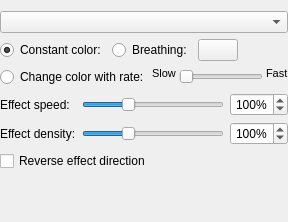
          <widget class="QWidget" name="page_2">
           <layout class="QVBoxLayout" name="verticalLayout">
            <property name="leftMargin">
             <number>0</number>
            </property>
            <property name="rightMargin">
             <number>0</number>
            </property>
            <item>
             <widget class="QComboBox" name="comboBox_MoodLampLamp">
             <property name="toolTip">
              <string>Lamp effects only apply in Liquid color mode - Constant color always uses Static so the output truly stops changing.</string>
             </property>
            </widget>
            </item>
            <item>
             <layout class="QHBoxLayout" name="horizontalLayout_2">
              <item>
               <widget class="QRadioButton" name="radioButton_ConstantColorMoodLampMode">
                <property name="text">
                 <string>Constant color:</string>
                </property>
                <property name="checkable">
                 <bool>true</bool>
                </property>
                <property name="checked">
                 <bool>true</bool>
                </property>
               </widget>
              </item>
              <item>
               <widget class="QRadioButton" name="radioButton_BreathingColorMoodLampMode">
                <property name="text">
                 <string>Breathing:</string>
                </property>
                <property name="toolTip">
                 <string>Same fixed color as Constant, with a smooth brightness pulse.</string>
                </property>
                <property name="checkable">
                 <bool>true</bool>
                </property>
               </widget>
              </item>
              <item>
               <widget class="ColorButton" name="pushButton_SelectColorMoodLamp">
                <property name="text">
                 <string/>
                </property>
                <property name="flat">
                 <bool>false</bool>
                </property>
               </widget>
              </item>
              <item>
               <spacer name="horizontalSpacer_8">
                <property name="orientation">
                 <enum>Qt::Horizontal</enum>
                </property>
                <property name="sizeHint" stdset="0">
                 <size>
                  <width>40</width>
                  <height>20</height>
                 </size>
                </property>
               </spacer>
              </item>
             </layout>
            </item>
            <item>
             <layout class="QHBoxLayout" name="horizontalLayout_7">
              <property name="spacing">
               <number>3</number>
              </property>
              <item>
               <widget class="QRadioButton" name="radioButton_LiquidColorMoodLampMode">
                <property name="text">
                 <string>Change color with rate:</string>
                </property>
               </widget>
              </item>
              <item>
               <widget class="QLabel" name="label_slowMoodLampSpeed">
                <property name="font">
                 <font>
                  <pointsize>8</pointsize>
                 </font>
                </property>
                <property name="styleSheet">
                 <string notr="true">margin-bottom:0.4em; margin-left:0.5em</string>
                </property>
                <property name="text">
                 <string>Slow</string>
                </property>
                <property name="alignment">
                 <set>Qt::AlignLeading|Qt::AlignLeft|Qt::AlignTop</set>
                </property>
               </widget>
              </item>
              <item>
               <widget class="QSlider" name="horizontalSlider_MoodLampSpeed">
                <property name="enabled">
                 <bool>false</bool>
                </property>
                <property name="minimum">
                 <number>1</number>
                </property>
                <property name="maximum">
                 <number>100</number>
                </property>
                <property name="orientation">
                 <enum>Qt::Horizontal</enum>
                </property>
               </widget>
              </item>
              <item>
               <widget class="QLabel" name="label_fastMoodLampSpeed">
                <property name="font">
                 <font>
                  <pointsize>8</pointsize>
                 </font>
                </property>
                <property name="styleSheet">
                 <string notr="true">margin-bottom:0.4em;</string>
                </property>
                <property name="text">
                 <string>Fast</string>
                </property>
                <property name="alignment">
                 <set>Qt::AlignLeading|Qt::AlignLeft|Qt::AlignTop</set>
                </property>
               </widget>
              </item>
             </layout>
            </item>
            <item>
             <layout class="QGridLayout" name="gridLayout_MoodLampEffectParams">
              <item row="0" column="0">
               <widget class="QLabel" name="label_MoodLampEffectSpeed">
                <property name="visible">
                 <bool>false</bool>
                </property>
                <property name="toolTip">
                 <string>100% = the effect's normal speed. Only affects the currently selected effect (Rainbow/Comet/Theater Chase/Twinkle).</string>
                </property>
                <property name="text">
                 <string>Effect speed:</string>
                </property>
               </widget>
              </item>
              <item row="0" column="1">
               <widget class="QSlider" name="horizontalSlider_MoodLampEffectSpeed">
                <property name="visible">
                 <bool>false</bool>
                </property>
                <property name="minimum">
                 <number>10</number>
                </property>
                <property name="maximum">
                 <number>300</number>
                </property>
                <property name="value">
                 <number>100</number>
                </property>
                <property name="orientation">
                 <enum>Qt::Horizontal</enum>
                </property>
               </widget>
              </item>
              <item row="0" column="2">
               <widget class="QSpinBox" name="spinBox_MoodLampEffectSpeed">
                <property name="visible">
                 <bool>false</bool>
                </property>
                <property name="alignment">
                 <set>Qt::AlignRight|Qt::AlignTrailing|Qt::AlignVCenter</set>
                </property>
                <property name="suffix">
                 <string notr="true">%</string>
                </property>
                <property name="minimum">
                 <number>10</number>
                </property>
                <property name="maximum">
                 <number>300</number>
                </property>
                <property name="value">
                 <number>100</number>
                </property>
               </widget>
              </item>
              <item row="1" column="0">
               <widget class="QLabel" name="label_MoodLampEffectDensity">
                <property name="visible">
                 <bool>false</bool>
                </property>
                <property name="toolTip">
                 <string>Only shown for Twinkle: 100% = normal amount of simultaneous sparkles. Higher shows more at once, lower makes them sparser.</string>
                </property>
                <property name="text">
                 <string>Effect density:</string>
                </property>
               </widget>
              </item>
              <item row="1" column="1">
               <widget class="QSlider" name="horizontalSlider_MoodLampEffectDensity">
                <property name="visible">
                 <bool>false</bool>
                </property>
                <property name="minimum">
                 <number>10</number>
                </property>
                <property name="maximum">
                 <number>300</number>
                </property>
                <property name="value">
                 <number>100</number>
                </property>
                <property name="orientation">
                 <enum>Qt::Horizontal</enum>
                </property>
               </widget>
              </item>
              <item row="1" column="2">
               <widget class="QSpinBox" name="spinBox_MoodLampEffectDensity">
                <property name="visible">
                 <bool>false</bool>
                </property>
                <property name="alignment">
                 <set>Qt::AlignRight|Qt::AlignTrailing|Qt::AlignVCenter</set>
                </property>
                <property name="suffix">
                 <string notr="true">%</string>
                </property>
                <property name="minimum">
                 <number>10</number>
                </property>
                <property name="maximum">
                 <number>300</number>
                </property>
                <property name="value">
                 <number>100</number>
                </property>
               </widget>
              </item>
              <item row="2" column="0" colspan="2">
               <widget class="QCheckBox" name="checkBox_MoodLampEffectDirectionReversed">
                <property name="visible">
                 <bool>false</bool>
                </property>
                <property name="toolTip">
                 <string>Not shown for Twinkle (it has no direction). Reverses which way the effect travels along the strip.</string>
                </property>
                <property name="text">
                 <string>Reverse effect direction</string>
                </property>
               </widget>
              </item>
             </layout>
            </item>
            <item>
             <spacer name="verticalSpacer_7">
              <property name="orientation">
               <enum>Qt::Vertical</enum>
              </property>
              <property name="sizeHint" stdset="0">
               <size>
                <width>20</width>
                <height>40</height>
               </size>
              </property>
             </spacer>
            </item>
           </layout>
          </widget>
